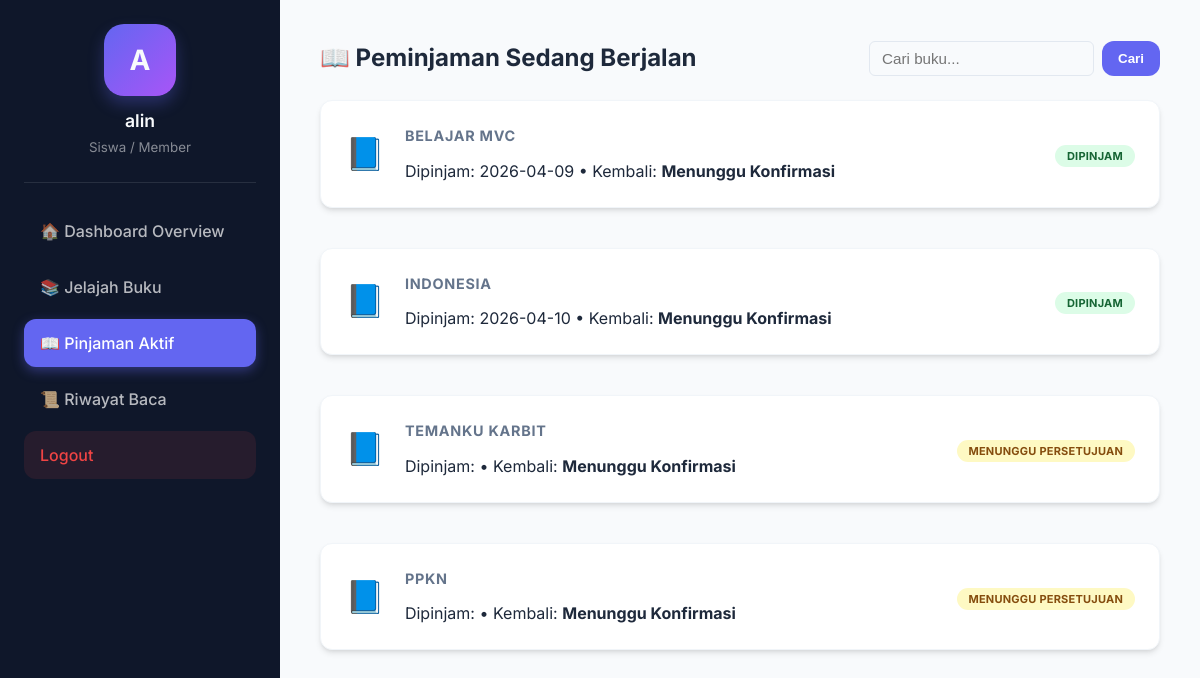
Screenshot of /index.php?url=siswa/pinjaman (signed in) with the database file from the repository.
### tables this page shows
CREATE TABLE `tb_peminjaman` (
  `id_peminjaman` int NOT NULL,
  `id_user` int DEFAULT NULL,
  `id_buku` int DEFAULT NULL,
  `tanggal_pinjam` date DEFAULT NULL,
  `tanggal_kembali` date DEFAULT NULL,
  `STATUS` varchar(50) NOT NULL DEFAULT 'Menunggu Persetujuan',
  `id_admin` int DEFAULT NULL,
  `alasan_penolakan` text
);

CREATE TABLE `tb_buku` (
  `id_buku` int NOT NULL,
  `judul_buku` varchar(100) NOT NULL,
  `pengarang` varchar(100) NOT NULL,
  `penerbit` varchar(100) NOT NULL,
  `tahun_terbit` year DEFAULT NULL,
  `stok` int DEFAULT NULL,
  `status_tampil` enum('Ya','Tidak') NOT NULL DEFAULT 'Ya'
);

### app/controllers/SiswaController.php (called while the page is built, shortened)
<?php
require_once __DIR__ . '/../models/PeminjamanModel.php';
class SiswaController {
    public function pinjaman() {
        global $conn;
        $model = new PeminjamanModel($conn);
        $id_user = $_SESSION['user']['id_user'];
        $keyword = isset($_GET['search']) ? trim($_GET['search']) : '';
        $all_data = $model->getPeminjamanBySiswa($id_user, $keyword);
        $data_pinjam_aktif = array_filter($all_data, function($row) {
            return $row['STATUS'] == 'Dipinjam' || $row['STATUS'] == 'Menunggu Persetujuan';
        });
        require_once __DIR__ . '/../views/siswa/pinjaman.php';
    }
}

### app/models/PeminjamanModel.php (called while the page is built, shortened)
<?php
class PeminjamanModel {
    private $db;
    public function __construct($pdo) {
        $this->db = $pdo;
    }
    public function getPeminjamanBySiswa($id_user, $keyword = '') {
        $sql = "SELECT p.*, b.judul_buku
                FROM tb_peminjaman p
                JOIN tb_buku b ON p.id_buku = b.id_buku
                WHERE p.id_user = ?";
        $params = [$id_user];
        $stmt = $this->db->prepare($sql);
        $stmt->execute($params);
        return $stmt->fetchAll(PDO::FETCH_ASSOC);
    }
}

### app/views/siswa/pinjaman.php (the view, shortened to what this page needs)
<!DOCTYPE html>
<html lang="id">
<head>
    <link rel="stylesheet" href="<?= BASEURL ?>/css/style.css">
</head>
<body>
    <div class="dashboard-container">
        <div class="sidebar">
            <div class="profile-section">
                <div class="avatar"><?= strtoupper(substr($_SESSION['user']['nama'], 0, 1)) ?></div>
                <h3><?= $_SESSION['user']['nama'] ?></h3>
                <small>Siswa / Member</small>
            </div>
            <nav>
                <a href="index.php?url=siswa/dashboard" class="nav-link">
                    <span>🏠 Dashboard Overview</span>
                </a>
                <a href="index.php?url=siswa/jelajah" class="nav-link">
                    <span>📚 Jelajah Buku</span>
                </a>
                <a href="index.php?url=siswa/pinjaman" class="nav-link active">
                    <span>📖 Pinjaman Aktif</span>
                </a>
                <a href="index.php?url=siswa/riwayat" class="nav-link">
                    <span>📜 Riwayat Baca</span>
                </a>
                <a href="index.php?url=auth/logout" class="nav-link logout-btn" onclick="return confirm('Apakah Anda yakin ingin keluar?')">
                    <span>Logout</span>
                </a>
            </nav>
        </div>
        <div class="main-content">
            <div style="display: flex; justify-content: space-between; align-items: center; margin-bottom: 24px;">
                <div class="section-title" style="margin-bottom: 0;">
                    <h2>📖 Peminjaman Sedang Berjalan</h2>
                </div>
                <form method="GET" action="index.php" style="display: flex; gap: 8px;">
                    <input type="text" name="search" placeholder="Cari buku..." value="<?= isset($_GET['search']) ? htmlspecialchars($_GET['search']) : '' ?>" style="padding: 8px 12px; border: 1px solid #e2e8f0; border-radius: 6px;">
                    <button type="submit" class="btn btn-primary" style="padding: 8px 16px;">Cari</button>
                </form>
            </div>
            <div class="stats-grid" style="grid-template-columns: 1fr;">
                <?php if (empty($data_pinjam_aktif)): ?>
                    <div class="card" style="text-align: center; padding: 48px;">
                        <span style="font-size: 48px; display: block; margin-bottom: 16px;">📚</span>
                        <p>Anda belum memiliki peminjaman aktif.</p>
                        <a href="index.php?url=siswa/jelajah" class="btn btn-primary" style="margin-top: 20px; text-decoration: none; display: inline-block;">Cari Buku Sekarang</a>
                    </div>
                <?php else: foreach ($data_pinjam_aktif as $row): ?>
                    <div class="card loan-card">
                        <span style="font-size: 32px;">📘</span>
                        <div class="loan-info">
                            <h3><?= $row['judul_buku']; ?></h3>
                            <p>Dipinjam: <?= $row['tanggal_pinjam']; ?> &bull; Kembali: <strong><?= $row['tanggal_kembali'] ?: 'Menunggu Konfirmasi'; ?></strong></p>
                        </div>
                        <div class="loan-status">
                            <?php
                                $badgeClass = 'badge-selesai';
                                if($row['STATUS'] == 'Dipinjam') $badgeClass = 'badge-dipinjam';
                                elseif($row['STATUS'] == 'Menunggu Persetujuan') $badgeClass = 'badge-menunggu';
                            ?>
                            <span class="badge <?= $badgeClass ?>"><?= $row['STATUS']; ?></span>
                        </div>
                    </div>
                <?php endforeach; endif; ?>
            </div>
        </div>
    </div>
</body>
</html>

### public/css/style.css (style rules this page uses)
:root { --primary: #6366f1; --primary-hover: #4f46e5; --secondary: #64748b; --success: #10b981; --warning: #f59e0b; --danger: #ef4444; --background: #f8fafc; --surface: #ffffff; --text-main: #1e293b; --text-muted: #64748b; --sidebar-bg: #0f172a; --sidebar-text: #f8fafc; --glass: rgba(255, 255, 255, 0.7); --glass-border: rgba(255, 255, 255, 0.3); --shadow-sm: 0 1px 2px 0 rgb(0 0 0 / 0.05); --shadow: 0 4px 6px -1px rgb(0 0 0 / 0.1), 0 2px 4px -2px rgb(0 0 0 / 0.1); --shadow-lg: 0 10px 15px -3px rgb(0 0 0 / 0.1), 0 4px 6px -4px rgb(0 0 0 / 0.1); --radius: 12px; }
* { margin: 0; padding: 0; box-sizing: border-box; }
body { font-family: 'Inter', 'Segoe UI', system-ui, -apple-system, sans-serif; background-color: var(--background); color: var(--text-main); line-height: 1.5; -webkit-font-smoothing: antialiased; }
.dashboard-container { display: flex; min-height: 100vh; }
.sidebar { width: 280px; background-color: var(--sidebar-bg); color: var(--sidebar-text); padding: 24px; display: flex; flex-direction: column; position: fixed; height: 100vh; z-index: 50; transition: width 0.3s ease; }
.profile-section { text-align: center; padding-bottom: 24px; border-bottom: 1px solid rgba(255, 255, 255, 0.1); margin-bottom: 24px; }
.avatar { width: 72px; height: 72px; background: linear-gradient(135deg, var(--primary), #a855f7); border-radius: 20px; margin: 0 auto 12px; display: flex; align-items: center; justify-content: center; font-size: 28px; font-weight: 700; box-shadow: 0 8px 16px rgba(99, 102, 241, 0.3); }
.profile-section h3 { font-size: 1.1rem; font-weight: 600; }
.profile-section small { color: rgba(255, 255, 255, 0.5); }
.nav-link { display: flex; align-items: center; padding: 12px 16px; color: rgba(255, 255, 255, 0.7); text-decoration: none; border-radius: var(--radius); margin-bottom: 8px; transition: all 0.2s cubic-bezier(0.4, 0, 0.2, 1); cursor: pointer; font-weight: 500; }
.nav-link.active { background-color: var(--primary); color: white; box-shadow: 0 4px 12px rgba(99, 102, 241, 0.4); }
.logout-btn { margin-top: auto; background-color: rgba(239, 68, 68, 0.1); color: #ef4444; }
.main-content { flex: 1; margin-left: 280px; padding: 40px; }
.stats-grid { display: grid; grid-template-columns: repeat(auto-fit, minmax(240px, 1fr)); gap: 24px; margin-bottom: 32px; }
.card { background: var(--surface); padding: 24px; border-radius: var(--radius); box-shadow: var(--shadow); border: 1px solid #f1f5f9; transition: transform 0.2s, box-shadow 0.2s; }
.card h3 { font-size: 0.9rem; color: var(--text-muted); text-transform: uppercase; letter-spacing: 0.05em; margin-bottom: 12px; }
.btn { padding: 10px 20px; background-color: var(--primary); color: white; text-decoration: none; border-radius: var(--radius); font-weight: 600; display: inline-flex; align-items: center; gap: 8px; border: none; cursor: pointer; transition: all 0.2s; }
.btn-primary { background-color: var(--primary); }
.badge { padding: 4px 12px; border-radius: 9999px; font-size: 11px; font-weight: 700; text-transform: uppercase; letter-spacing: 0.02em; }
.badge-dipinjam { background: #dcfce7; color: #166534; }
.badge-menunggu { background: #fef9c3; color: #854d0e; }
input, select { width: 100%; padding: 12px 16px; border: 1px solid #e2e8f0; border-radius: 10px; font-size: 0.95rem; transition: all 0.2s; background: #f8fafc; }

### app/views/siswa/pinjaman.php (style rules this page uses)
.loan-card { display: flex; align-items: center; gap: 20px; margin-bottom: 16px; }
.loan-info { flex: 1; }

### rows the page displays
tb_peminjaman: id_buku.judul_buku "BELAJAR MVC", tanggal_pinjam "2026-04-09", tanggal_kembali "Menunggu Konfirmasi", STATUS "DIPINJAM"
tb_peminjaman: id_buku.judul_buku "INDONESIA", tanggal_pinjam "2026-04-10", tanggal_kembali "Menunggu Konfirmasi", STATUS "DIPINJAM"
tb_peminjaman: id_buku.judul_buku "TEMANKU KARBIT", tanggal_kembali "Menunggu Konfirmasi", STATUS "MENUNGGU PERSETUJUAN"
tb_peminjaman: id_buku.judul_buku "PPKN", tanggal_kembali "Menunggu Konfirmasi", STATUS "MENUNGGU PERSETUJUAN"

### other values shown
substr($_SESSION['user']['nama'], 0, 1) "A"
$_SESSION['user']['nama'] "alin"
